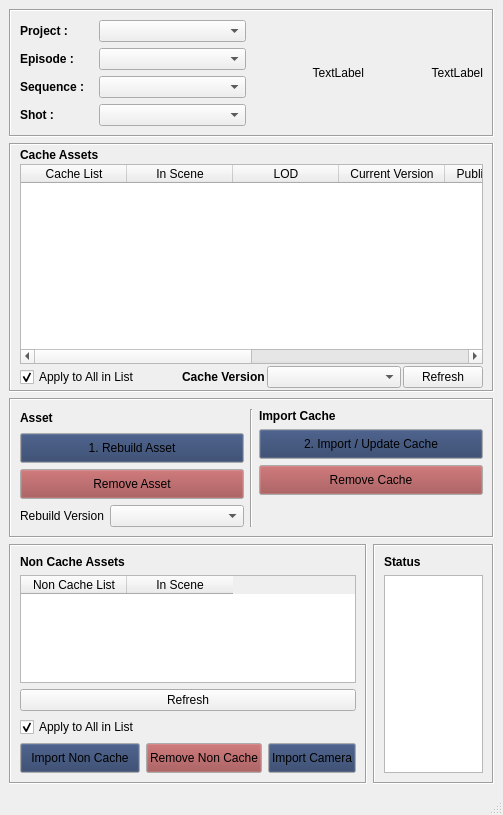
<?xml version="1.0" encoding="UTF-8"?>
<ui version="4.0">
 <class>AlembicImportWin</class>
 <widget class="QMainWindow" name="AlembicImportWin">
  <property name="geometry">
   <rect>
    <x>0</x>
    <y>0</y>
    <width>503</width>
    <height>815</height>
   </rect>
  </property>
  <property name="windowTitle">
   <string>PT Alembic Cache Import v.1.0</string>
  </property>
  <widget class="QWidget" name="centralwidget">
   <layout class="QVBoxLayout" name="verticalLayout_6">
    <item>
     <widget class="QFrame" name="frame">
      <property name="frameShape">
       <enum>QFrame::Box</enum>
      </property>
      <property name="frameShadow">
       <enum>QFrame::Sunken</enum>
      </property>
      <layout class="QVBoxLayout" name="verticalLayout_4">
       <item>
        <layout class="QHBoxLayout" name="horizontalLayout_2" stretch="2,1,1">
         <item>
          <layout class="QGridLayout" name="gridLayout" columnstretch="1,2">
           <item row="2" column="0">
            <widget class="QLabel" name="label_5">
             <property name="font">
              <font>
               <weight>75</weight>
               <bold>true</bold>
              </font>
             </property>
             <property name="text">
              <string>Sequence : </string>
             </property>
            </widget>
           </item>
           <item row="0" column="1">
            <widget class="QComboBox" name="project_comboBox"/>
           </item>
           <item row="2" column="1">
            <widget class="QComboBox" name="sequence_comboBox"/>
           </item>
           <item row="0" column="0">
            <widget class="QLabel" name="label">
             <property name="font">
              <font>
               <weight>75</weight>
               <bold>true</bold>
              </font>
             </property>
             <property name="text">
              <string>Project : </string>
             </property>
            </widget>
           </item>
           <item row="4" column="0">
            <widget class="QLabel" name="label_7">
             <property name="font">
              <font>
               <weight>75</weight>
               <bold>true</bold>
              </font>
             </property>
             <property name="text">
              <string>Shot : </string>
             </property>
            </widget>
           </item>
           <item row="4" column="1">
            <widget class="QComboBox" name="shot_comboBox"/>
           </item>
           <item row="1" column="0">
            <widget class="QLabel" name="label_4">
             <property name="font">
              <font>
               <weight>75</weight>
               <bold>true</bold>
              </font>
             </property>
             <property name="text">
              <string>Episode : </string>
             </property>
            </widget>
           </item>
           <item row="1" column="1">
            <widget class="QComboBox" name="episode_comboBox"/>
           </item>
          </layout>
         </item>
         <item>
          <widget class="QLabel" name="logo2_label">
           <property name="text">
            <string>TextLabel</string>
           </property>
           <property name="alignment">
            <set>Qt::AlignRight|Qt::AlignTrailing|Qt::AlignVCenter</set>
           </property>
          </widget>
         </item>
         <item>
          <widget class="QLabel" name="logo_label">
           <property name="text">
            <string>TextLabel</string>
           </property>
           <property name="alignment">
            <set>Qt::AlignRight|Qt::AlignTrailing|Qt::AlignVCenter</set>
           </property>
          </widget>
         </item>
        </layout>
       </item>
      </layout>
     </widget>
    </item>
    <item>
     <widget class="QFrame" name="frame_2">
      <property name="frameShape">
       <enum>QFrame::Box</enum>
      </property>
      <property name="frameShadow">
       <enum>QFrame::Sunken</enum>
      </property>
      <layout class="QVBoxLayout" name="verticalLayout_3" stretch="1,6,1">
       <property name="spacing">
        <number>2</number>
       </property>
       <property name="leftMargin">
        <number>9</number>
       </property>
       <property name="topMargin">
        <number>2</number>
       </property>
       <property name="rightMargin">
        <number>9</number>
       </property>
       <property name="bottomMargin">
        <number>2</number>
       </property>
       <item>
        <widget class="QLabel" name="label_10">
         <property name="font">
          <font>
           <weight>75</weight>
           <bold>true</bold>
          </font>
         </property>
         <property name="text">
          <string>Cache Assets</string>
         </property>
        </widget>
       </item>
       <item>
        <widget class="QTableWidget" name="asset_tableWidget">
         <property name="minimumSize">
          <size>
           <width>0</width>
           <height>200</height>
          </size>
         </property>
         <property name="contextMenuPolicy">
          <enum>Qt::CustomContextMenu</enum>
         </property>
         <attribute name="horizontalHeaderVisible">
          <bool>true</bool>
         </attribute>
         <attribute name="horizontalHeaderCascadingSectionResizes">
          <bool>false</bool>
         </attribute>
         <attribute name="horizontalHeaderDefaultSectionSize">
          <number>106</number>
         </attribute>
         <attribute name="horizontalHeaderHighlightSections">
          <bool>true</bool>
         </attribute>
         <attribute name="verticalHeaderVisible">
          <bool>true</bool>
         </attribute>
         <column>
          <property name="text">
           <string>Cache List</string>
          </property>
         </column>
         <column>
          <property name="text">
           <string>In Scene</string>
          </property>
         </column>
         <column>
          <property name="text">
           <string>LOD</string>
          </property>
         </column>
         <column>
          <property name="text">
           <string>Current Version</string>
          </property>
         </column>
         <column>
          <property name="text">
           <string>Publish Version</string>
          </property>
         </column>
         <column>
          <property name="text">
           <string>Status</string>
          </property>
         </column>
         <column>
          <property name="text">
           <string>Asset Path</string>
          </property>
         </column>
         <column>
          <property name="text">
           <string>Geo_Grp</string>
          </property>
         </column>
        </widget>
       </item>
       <item>
        <layout class="QHBoxLayout" name="horizontalLayout_5" stretch="0,0,1,2,1">
         <item>
          <widget class="QCheckBox" name="all_checkBox">
           <property name="text">
            <string>Apply to All in List</string>
           </property>
           <property name="checked">
            <bool>true</bool>
           </property>
          </widget>
         </item>
         <item>
          <spacer name="horizontalSpacer">
           <property name="orientation">
            <enum>Qt::Horizontal</enum>
           </property>
           <property name="sizeHint" stdset="0">
            <size>
             <width>40</width>
             <height>20</height>
            </size>
           </property>
          </spacer>
         </item>
         <item>
          <widget class="QLabel" name="label_3">
           <property name="font">
            <font>
             <weight>75</weight>
             <bold>true</bold>
            </font>
           </property>
           <property name="text">
            <string>Cache Version</string>
           </property>
          </widget>
         </item>
         <item>
          <widget class="QComboBox" name="cache_comboBox"/>
         </item>
         <item>
          <widget class="QPushButton" name="refresh_pushButton">
           <property name="text">
            <string>Refresh</string>
           </property>
          </widget>
         </item>
        </layout>
       </item>
      </layout>
     </widget>
    </item>
    <item>
     <widget class="QFrame" name="frame_3">
      <property name="maximumSize">
       <size>
        <width>16777215</width>
        <height>140</height>
       </size>
      </property>
      <property name="frameShape">
       <enum>QFrame::Box</enum>
      </property>
      <property name="frameShadow">
       <enum>QFrame::Sunken</enum>
      </property>
      <layout class="QHBoxLayout" name="horizontalLayout_6" stretch="1,1,1">
       <item>
        <layout class="QGridLayout" name="gridLayout_2">
         <item row="1" column="0">
          <widget class="QPushButton" name="rebuildAsset_pushButton">
           <property name="minimumSize">
            <size>
             <width>0</width>
             <height>30</height>
            </size>
           </property>
           <property name="palette">
            <palette>
             <active>
              <colorrole role="Button">
               <brush brushstyle="SolidPattern">
                <color alpha="255">
                 <red>40</red>
                 <green>60</green>
                 <blue>100</blue>
                </color>
               </brush>
              </colorrole>
             </active>
             <inactive>
              <colorrole role="Button">
               <brush brushstyle="SolidPattern">
                <color alpha="255">
                 <red>40</red>
                 <green>60</green>
                 <blue>100</blue>
                </color>
               </brush>
              </colorrole>
             </inactive>
             <disabled>
              <colorrole role="Button">
               <brush brushstyle="SolidPattern">
                <color alpha="255">
                 <red>40</red>
                 <green>60</green>
                 <blue>100</blue>
                </color>
               </brush>
              </colorrole>
             </disabled>
            </palette>
           </property>
           <property name="text">
            <string>1. Rebuild Asset</string>
           </property>
          </widget>
         </item>
         <item row="3" column="0">
          <widget class="QPushButton" name="removeAsset_pushButton">
           <property name="minimumSize">
            <size>
             <width>0</width>
             <height>30</height>
            </size>
           </property>
           <property name="palette">
            <palette>
             <active>
              <colorrole role="Button">
               <brush brushstyle="SolidPattern">
                <color alpha="255">
                 <red>156</red>
                 <green>70</green>
                 <blue>71</blue>
                </color>
               </brush>
              </colorrole>
             </active>
             <inactive>
              <colorrole role="Button">
               <brush brushstyle="SolidPattern">
                <color alpha="255">
                 <red>156</red>
                 <green>70</green>
                 <blue>71</blue>
                </color>
               </brush>
              </colorrole>
             </inactive>
             <disabled>
              <colorrole role="Button">
               <brush brushstyle="SolidPattern">
                <color alpha="255">
                 <red>156</red>
                 <green>70</green>
                 <blue>71</blue>
                </color>
               </brush>
              </colorrole>
             </disabled>
            </palette>
           </property>
           <property name="text">
            <string>Remove Asset</string>
           </property>
          </widget>
         </item>
         <item row="0" column="0">
          <widget class="QLabel" name="label_6">
           <property name="font">
            <font>
             <weight>75</weight>
             <bold>true</bold>
            </font>
           </property>
           <property name="text">
            <string>Asset</string>
           </property>
          </widget>
         </item>
         <item row="4" column="0">
          <layout class="QHBoxLayout" name="horizontalLayout_7" stretch="1,2">
           <item>
            <widget class="QLabel" name="label_12">
             <property name="font">
              <font>
               <weight>50</weight>
               <bold>false</bold>
              </font>
             </property>
             <property name="text">
              <string>Rebuild Version</string>
             </property>
            </widget>
           </item>
           <item>
            <widget class="QComboBox" name="assetVersion_comboBox"/>
           </item>
          </layout>
         </item>
        </layout>
       </item>
       <item>
        <widget class="Line" name="line_3">
         <property name="orientation">
          <enum>Qt::Vertical</enum>
         </property>
        </widget>
       </item>
       <item>
        <layout class="QGridLayout" name="gridLayout_6" rowstretch="1,1,1,2">
         <item row="1" column="0">
          <widget class="QPushButton" name="importCache_pushButton">
           <property name="minimumSize">
            <size>
             <width>0</width>
             <height>30</height>
            </size>
           </property>
           <property name="palette">
            <palette>
             <active>
              <colorrole role="Button">
               <brush brushstyle="SolidPattern">
                <color alpha="255">
                 <red>40</red>
                 <green>60</green>
                 <blue>100</blue>
                </color>
               </brush>
              </colorrole>
             </active>
             <inactive>
              <colorrole role="Button">
               <brush brushstyle="SolidPattern">
                <color alpha="255">
                 <red>40</red>
                 <green>60</green>
                 <blue>100</blue>
                </color>
               </brush>
              </colorrole>
             </inactive>
             <disabled>
              <colorrole role="Button">
               <brush brushstyle="SolidPattern">
                <color alpha="255">
                 <red>40</red>
                 <green>60</green>
                 <blue>100</blue>
                </color>
               </brush>
              </colorrole>
             </disabled>
            </palette>
           </property>
           <property name="text">
            <string>2. Import / Update Cache</string>
           </property>
          </widget>
         </item>
         <item row="0" column="0">
          <widget class="QLabel" name="label_13">
           <property name="font">
            <font>
             <weight>75</weight>
             <bold>true</bold>
            </font>
           </property>
           <property name="text">
            <string>Import Cache</string>
           </property>
          </widget>
         </item>
         <item row="2" column="0">
          <widget class="QPushButton" name="removeCache_pushButton">
           <property name="minimumSize">
            <size>
             <width>0</width>
             <height>30</height>
            </size>
           </property>
           <property name="palette">
            <palette>
             <active>
              <colorrole role="Button">
               <brush brushstyle="SolidPattern">
                <color alpha="255">
                 <red>156</red>
                 <green>70</green>
                 <blue>71</blue>
                </color>
               </brush>
              </colorrole>
             </active>
             <inactive>
              <colorrole role="Button">
               <brush brushstyle="SolidPattern">
                <color alpha="255">
                 <red>156</red>
                 <green>70</green>
                 <blue>71</blue>
                </color>
               </brush>
              </colorrole>
             </inactive>
             <disabled>
              <colorrole role="Button">
               <brush brushstyle="SolidPattern">
                <color alpha="255">
                 <red>156</red>
                 <green>70</green>
                 <blue>71</blue>
                </color>
               </brush>
              </colorrole>
             </disabled>
            </palette>
           </property>
           <property name="text">
            <string>Remove Cache</string>
           </property>
          </widget>
         </item>
         <item row="3" column="0">
          <widget class="QLabel" name="label_14">
           <property name="text">
            <string/>
           </property>
          </widget>
         </item>
        </layout>
       </item>
      </layout>
     </widget>
    </item>
    <item>
     <layout class="QHBoxLayout" name="horizontalLayout_8" stretch="0,1">
      <item>
       <widget class="QFrame" name="frame_4">
        <property name="maximumSize">
         <size>
          <width>16777215</width>
          <height>240</height>
         </size>
        </property>
        <property name="frameShape">
         <enum>QFrame::Box</enum>
        </property>
        <property name="frameShadow">
         <enum>QFrame::Sunken</enum>
        </property>
        <layout class="QVBoxLayout" name="verticalLayout">
         <item>
          <widget class="QLabel" name="label_9">
           <property name="font">
            <font>
             <weight>75</weight>
             <bold>true</bold>
            </font>
           </property>
           <property name="text">
            <string>Non Cache Assets</string>
           </property>
          </widget>
         </item>
         <item>
          <layout class="QVBoxLayout" name="verticalLayout_2">
           <item>
            <widget class="QTableWidget" name="nonCache_tableWidget">
             <property name="minimumSize">
              <size>
               <width>0</width>
               <height>100</height>
              </size>
             </property>
             <property name="contextMenuPolicy">
              <enum>Qt::CustomContextMenu</enum>
             </property>
             <attribute name="horizontalHeaderVisible">
              <bool>true</bool>
             </attribute>
             <attribute name="horizontalHeaderCascadingSectionResizes">
              <bool>false</bool>
             </attribute>
             <attribute name="horizontalHeaderDefaultSectionSize">
              <number>106</number>
             </attribute>
             <attribute name="horizontalHeaderHighlightSections">
              <bool>true</bool>
             </attribute>
             <attribute name="verticalHeaderVisible">
              <bool>true</bool>
             </attribute>
             <column>
              <property name="text">
               <string>Non Cache List</string>
              </property>
             </column>
             <column>
              <property name="text">
               <string>In Scene</string>
              </property>
             </column>
            </widget>
           </item>
           <item>
            <widget class="QPushButton" name="refresh2_pushButton">
             <property name="text">
              <string>Refresh</string>
             </property>
            </widget>
           </item>
           <item>
            <layout class="QGridLayout" name="gridLayout_3">
             <item row="0" column="0">
              <widget class="QCheckBox" name="all2_checkBox">
               <property name="text">
                <string>Apply to All in List</string>
               </property>
               <property name="checked">
                <bool>true</bool>
               </property>
              </widget>
             </item>
             <item row="1" column="0">
              <widget class="QPushButton" name="importNonCache_pushButton">
               <property name="minimumSize">
                <size>
                 <width>0</width>
                 <height>30</height>
                </size>
               </property>
               <property name="palette">
                <palette>
                 <active>
                  <colorrole role="Button">
                   <brush brushstyle="SolidPattern">
                    <color alpha="255">
                     <red>40</red>
                     <green>60</green>
                     <blue>100</blue>
                    </color>
                   </brush>
                  </colorrole>
                 </active>
                 <inactive>
                  <colorrole role="Button">
                   <brush brushstyle="SolidPattern">
                    <color alpha="255">
                     <red>40</red>
                     <green>60</green>
                     <blue>100</blue>
                    </color>
                   </brush>
                  </colorrole>
                 </inactive>
                 <disabled>
                  <colorrole role="Button">
                   <brush brushstyle="SolidPattern">
                    <color alpha="255">
                     <red>40</red>
                     <green>60</green>
                     <blue>100</blue>
                    </color>
                   </brush>
                  </colorrole>
                 </disabled>
                </palette>
               </property>
               <property name="text">
                <string>Import Non Cache</string>
               </property>
              </widget>
             </item>
             <item row="1" column="1">
              <widget class="QPushButton" name="removeNonCache_pushButton">
               <property name="minimumSize">
                <size>
                 <width>0</width>
                 <height>30</height>
                </size>
               </property>
               <property name="palette">
                <palette>
                 <active>
                  <colorrole role="Button">
                   <brush brushstyle="SolidPattern">
                    <color alpha="255">
                     <red>156</red>
                     <green>70</green>
                     <blue>71</blue>
                    </color>
                   </brush>
                  </colorrole>
                 </active>
                 <inactive>
                  <colorrole role="Button">
                   <brush brushstyle="SolidPattern">
                    <color alpha="255">
                     <red>156</red>
                     <green>70</green>
                     <blue>71</blue>
                    </color>
                   </brush>
                  </colorrole>
                 </inactive>
                 <disabled>
                  <colorrole role="Button">
                   <brush brushstyle="SolidPattern">
                    <color alpha="255">
                     <red>156</red>
                     <green>70</green>
                     <blue>71</blue>
                    </color>
                   </brush>
                  </colorrole>
                 </disabled>
                </palette>
               </property>
               <property name="text">
                <string>Remove Non Cache</string>
               </property>
              </widget>
             </item>
             <item row="1" column="2">
              <widget class="QPushButton" name="importCamera_pushButton">
               <property name="minimumSize">
                <size>
                 <width>0</width>
                 <height>30</height>
                </size>
               </property>
               <property name="palette">
                <palette>
                 <active>
                  <colorrole role="Button">
                   <brush brushstyle="SolidPattern">
                    <color alpha="255">
                     <red>40</red>
                     <green>60</green>
                     <blue>100</blue>
                    </color>
                   </brush>
                  </colorrole>
                 </active>
                 <inactive>
                  <colorrole role="Button">
                   <brush brushstyle="SolidPattern">
                    <color alpha="255">
                     <red>40</red>
                     <green>60</green>
                     <blue>100</blue>
                    </color>
                   </brush>
                  </colorrole>
                 </inactive>
                 <disabled>
                  <colorrole role="Button">
                   <brush brushstyle="SolidPattern">
                    <color alpha="255">
                     <red>40</red>
                     <green>60</green>
                     <blue>100</blue>
                    </color>
                   </brush>
                  </colorrole>
                 </disabled>
                </palette>
               </property>
               <property name="text">
                <string>Import Camera</string>
               </property>
              </widget>
             </item>
            </layout>
           </item>
          </layout>
         </item>
        </layout>
       </widget>
      </item>
      <item>
       <widget class="QFrame" name="frame_5">
        <property name="maximumSize">
         <size>
          <width>16777215</width>
          <height>240</height>
         </size>
        </property>
        <property name="frameShape">
         <enum>QFrame::Box</enum>
        </property>
        <property name="frameShadow">
         <enum>QFrame::Sunken</enum>
        </property>
        <layout class="QVBoxLayout" name="verticalLayout_5">
         <item>
          <widget class="QLabel" name="label_11">
           <property name="font">
            <font>
             <weight>75</weight>
             <bold>true</bold>
            </font>
           </property>
           <property name="text">
            <string>Status</string>
           </property>
          </widget>
         </item>
         <item>
          <widget class="QListWidget" name="status_listWidget"/>
         </item>
        </layout>
       </widget>
      </item>
     </layout>
    </item>
   </layout>
  </widget>
  <widget class="QMenuBar" name="menubar">
   <property name="geometry">
    <rect>
     <x>0</x>
     <y>0</y>
     <width>503</width>
     <height>21</height>
    </rect>
   </property>
  </widget>
  <widget class="QStatusBar" name="statusbar"/>
 </widget>
 <resources/>
 <connections/>
</ui>
